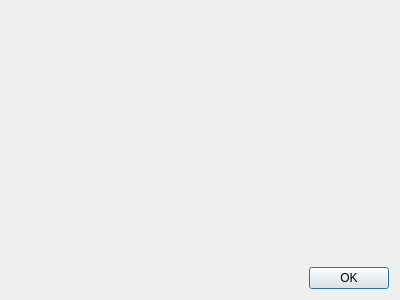
<?xml version="1.0" encoding="UTF-8"?>
<!-- This Source Code Form is subject to the terms of the Mozilla Public
   - License, v. 2.0. If a copy of the MPL was not distributed with this
   - file, You can obtain one at http://mozilla.org/MPL/2.0/. -->
<ui version="4.0">
 <class>aboutDialog</class>
 <widget class="QDialog" name="aboutDialog">
  <property name="geometry">
   <rect>
    <x>0</x>
    <y>0</y>
    <width>400</width>
    <height>300</height>
   </rect>
  </property>
  <property name="sizePolicy">
   <sizepolicy hsizetype="Fixed" vsizetype="Fixed">
    <horstretch>0</horstretch>
    <verstretch>0</verstretch>
   </sizepolicy>
  </property>
  <property name="windowTitle">
   <string>About CodeQuery</string>
  </property>
  <property name="modal">
   <bool>true</bool>
  </property>
  <layout class="QHBoxLayout" name="horizontalLayout">
   <item>
    <layout class="QVBoxLayout" name="verticalLayout">
     <item>
      <layout class="QHBoxLayout" name="horizontalLayout_2">
       <item>
        <widget class="QLabel" name="labelLogo">
         <property name="sizePolicy">
          <sizepolicy hsizetype="Minimum" vsizetype="Preferred">
           <horstretch>0</horstretch>
           <verstretch>0</verstretch>
          </sizepolicy>
         </property>
         <property name="text">
          <string/>
         </property>
         <property name="pixmap">
          <pixmap resource="../codequery.qrc">:/mainwindow/images/logo.png</pixmap>
         </property>
         <property name="openExternalLinks">
          <bool>false</bool>
         </property>
        </widget>
       </item>
       <item>
        <widget class="QLabel" name="labelTitle">
         <property name="sizePolicy">
          <sizepolicy hsizetype="Expanding" vsizetype="Expanding">
           <horstretch>0</horstretch>
           <verstretch>0</verstretch>
          </sizepolicy>
         </property>
         <property name="text">
          <string/>
         </property>
         <property name="alignment">
          <set>Qt::AlignCenter</set>
         </property>
         <property name="wordWrap">
          <bool>true</bool>
         </property>
         <property name="openExternalLinks">
          <bool>true</bool>
         </property>
        </widget>
       </item>
      </layout>
     </item>
     <item>
      <widget class="QLabel" name="labelLicense">
       <property name="sizePolicy">
        <sizepolicy hsizetype="Expanding" vsizetype="Expanding">
         <horstretch>0</horstretch>
         <verstretch>0</verstretch>
        </sizepolicy>
       </property>
       <property name="text">
        <string/>
       </property>
       <property name="wordWrap">
        <bool>true</bool>
       </property>
       <property name="openExternalLinks">
        <bool>true</bool>
       </property>
      </widget>
     </item>
     <item>
      <layout class="QHBoxLayout" name="horizontalLayout_3">
       <item>
        <spacer name="horizontalSpacer">
         <property name="orientation">
          <enum>Qt::Horizontal</enum>
         </property>
         <property name="sizeHint" stdset="0">
          <size>
           <width>40</width>
           <height>20</height>
          </size>
         </property>
        </spacer>
       </item>
       <item>
        <widget class="QPushButton" name="pushButtonCloseAbout">
         <property name="sizePolicy">
          <sizepolicy hsizetype="Fixed" vsizetype="Fixed">
           <horstretch>0</horstretch>
           <verstretch>0</verstretch>
          </sizepolicy>
         </property>
         <property name="text">
          <string>OK</string>
         </property>
        </widget>
       </item>
      </layout>
     </item>
    </layout>
   </item>
  </layout>
 </widget>
 <resources>
  <include location="../codequery.qrc"/>
 </resources>
 <connections/>
</ui>
